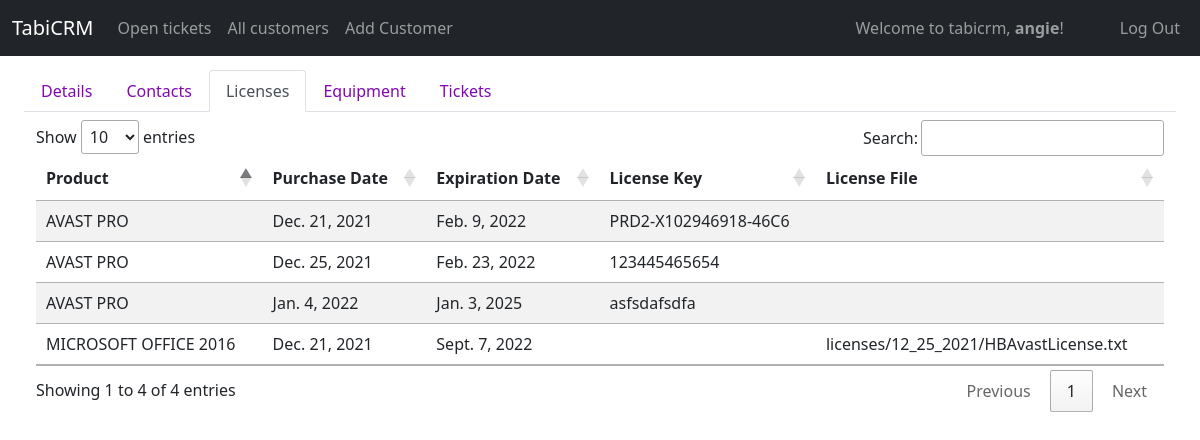
The page /display_licenses/1 (signed in) on the database its author committed.
### tabicrm/models.py (models this page shows, shortened)
class User(AbstractUser):
    id = models.AutoField(primary_key=True)
    role = models.CharField(max_length=64)
    title = models.CharField(max_length=64, null=True, blank=True)
    department = models.CharField(max_length=64, null=True, blank=True)
    extension = models.CharField(max_length=64, null=True, blank=True)
    cellphone = models.CharField(max_length=64, null=True, blank=True)
    street = models.CharField(max_length=64, null=True, blank=True)
    city = models.CharField(max_length=64, null=True, blank=True)
    state = models.CharField(max_length=64, null=True, blank=True)
    zip = models.CharField(max_length=64, null=True, blank=True)
    country = models.CharField(max_length=64, null=True, blank=True)

class License(models.Model):
    AVAST_PRO = 'AVAST PRO'
    AVAST_ENDPOINT = 'AVAST ENDPOINT PROTECTION'
    MALWAREBYTES = 'MALWAREBYTES'
    MICROSOFT_OFFICE_2010 = 'MICROSOFT OFFICE 2010'
    MICROSOFT_OFFICE_2013 = 'MICROSOFT OFFICE 2013'
    MICROSOFT_OFFICE_2016 = 'MICROSOFT OFFICE 2016'
    MICROSOFT_OFFICE_2019 = 'MICROSOFT OFFICE 2019'
    MICROSOFT_OFFICE_365 = 'MICROSOFT OFFICE 365'
    PRODUCT_CHOICES = [
        (AVAST_PRO, 'AVAST PRO'),
        (AVAST_ENDPOINT , 'AVAST ENDPOINT PROTECTION'),
        ( MALWAREBYTES, 'MALWAREBYTES'),
        ( MICROSOFT_OFFICE_2010,'MICROSOFT OFFICE 2010' ),
        ( MICROSOFT_OFFICE_2013,'MICROSOFT OFFICE 2013' ),
        (MICROSOFT_OFFICE_2016 , 'MICROSOFT OFFICE 2016'),
        ( MICROSOFT_OFFICE_2019, 'MICROSOFT OFFICE 2019'),
        ( MICROSOFT_OFFICE_365, 'MICROSOFT OFFICE 365'),
    ]
    id = models.AutoField(primary_key=True)
    product = models.CharField(max_length=255, choices=PRODUCT_CHOICES, default=AVAST_PRO) # microsoft, avast, etc
    purchase_date = models.DateField(default=timezone.now)
    expiration_date = models.DateField(blank=True, null=True, default=default_three_year)
    customer = models.ForeignKey(Customer, on_delete=models.CASCADE, related_name="license_customer")
    license_key = models.CharField(max_length=255,blank=True, null=True)
    license_file = models.FileField(upload_to='licenses/%m_%d_%Y', blank=True, default=None)
    notes = models.TextField(blank=True, null=True)
    end_of_life = models.DateField(blank=True, null=True, default=default_three_year)
    added_by = models.ForeignKey(User, on_delete=SET_NULL, related_name="license_addedby", blank=True, null=True)
    updated_by = models.ForeignKey(User, on_delete=SET_NULL, related_name="license_updatedon", blank=True, null=True)
    created_on = models.DateTimeField(auto_now_add=True)
    updated_on = models.DateTimeField(auto_now=True)

### tabicrm/views/license.py (the view)
# urls.py: path("display_licenses/<int:customerId>", views.display_licenses, name="display_licenses"),
@login_required
def display_licenses(request, customerId):
    if request.method == "GET":
        customer = Customer.objects.get(id = customerId)
        licenses = License.objects.filter(customer = customer)
        return render(request, "tabicrm/full_forms/display_licenses.html", {"customer": customer, "licenses": licenses, "cust_licenses": True})

### tabicrm/templates/tabicrm/full_forms/display_licenses.html
{% extends "tabicrm/layout.html" %}
{% load static %}
{% load humanize %}
{% block body %}
<div class="container-fluid mt-2">
    {% include 'tabicrm/partials/customer_nav.html' %}
    <div class="container-fluid mt-2">
        <table class="table table-striped table-responsive" id="ticketsTable">
            <thead class="thead-dark">
                <tr>
                    <th scope="col">Product</th>
                    <th scope="col">Purchase Date</th>
                    <th scope="col">Expiration Date</th>
                    <th scope="col">License Key</th>
                    <th scope="col">License File</th>
                </tr>
            </thead>
            <tbody>
                {% for license in licenses %}
                <tr class="select-customer" onclick="viewSingleLicenseForm('{{license.id}}')">
                    <td>{% if license.product %}{{license.product}}{% endif %}</td>
                    <td>{% if license.purchase_date %}{{license.purchase_date}}{% endif %}</td>
                    <td>{% if license.expiration_date %}{{license.expiration_date}}{% endif %}</td>
                    <td>{% if license.license_key %}{{license.license_key}}{% endif %}</td>
                    <td>{% if license.license_file %}{{license.license_file}}{% endif %}</td>
                </tr>
                {% endfor%}
            </tbody>
        </table>
    </div>
</div>
{% endblock %}

### tabicrm/templates/tabicrm/layout.html (shortened to what this page needs)
{% load static %}
<!DOCTYPE html>
<html lang="en">
<head>
    <link href="https://cdn.jsdelivr.net/npm/bootstrap@5.1.3/dist/css/bootstrap.min.css" rel="stylesheet"
>
    <link rel="stylesheet"
        href="https://maxst.icons8.com/vue-static/landings/line-awesome/line-awesome/1.3.0/css/line-awesome.min.css">
    <link href="{% static 'tabicrm/styles.css' %}" rel="stylesheet">
    <link rel="stylesheet" href="https://cdn.datatables.net/1.11.3/css/jquery.dataTables.min.css">
</head>
<body>
    <nav class="navbar navbar-expand-xl navbar-dark bg-dark mb-5 fixed-top">
        <div class="container-fluid">
            <a class="navbar-brand" href="{% url 'index' %}">TabiCRM</a>
            <div class="collapse navbar-collapse" id="navbarText">
                <ul class="navbar-nav me-auto mb-2 mb-lg-0">
                    {% if user.is_authenticated %}
                    <li class="nav-item">
                        <a class="nav-link {% if navopen_tickets %}active{% endif %}" href="{% url 'index' %}">Open
                            tickets</a>
                    </li>
                    <li class="nav-item">
                        <a class="nav-link {% if navall_customers %}active{% endif %}"
                            href="{% url 'all_customers' %}">All customers</a>
                    </li>
                    <li class="nav-item">
                        <a class="nav-link {% if navadd_customer %}active{% endif %}"
                            href="{% url 'add_customer' %}">Add Customer</a>
                    </li>
                    {% endif %}
                </ul>
                <span class="navbar-text me-5">
                    {% if user.is_authenticated %}
                    Welcome to tabicrm, <strong>{{ user.username }}</strong>!
                    {% endif %}
                </span>
                <ul class="navbar-nav  mb-2 mb-lg-0">
                    {% if user.is_authenticated %}
                    <li class="nav-item">
                        <a class="nav-link" href="{% url 'logout' %}">Log Out</a>
                    </li>
                    {% else %}
                    <li class="nav-item">
                        <a class="nav-link {% if navlogin %}active{% endif %}" href="{% url 'login' %}">Log In</a>
                    </li>
                    {% endif %}
                </ul>
            </div>
        </div>
    </nav>
    <div class="container-fluid">
        {% block body %}
        {% endblock %}
    </div>
</body>
</html>

### tabicrm/static/tabicrm/styles.css (style rules this page uses)
a { text-decoration: none; }
body { margin-top: 70px; }

### rows shown on the page
User: username "angie"
License: product "MICROSOFT OFFICE 2016", purchase_date "Dec. 21, 2021", expiration_date "Sept. 7, 2022", license_file "licenses/12_25_2021/HBAvastLicense.txt"
License: product "AVAST PRO", purchase_date "Dec. 21, 2021", expiration_date "Feb. 9, 2022", license_key "PRD2-X102946918-46C6"
License: product "AVAST PRO", purchase_date "Dec. 25, 2021", expiration_date "Feb. 23, 2022", license_key "123445465654"
License: product "AVAST PRO", purchase_date "Jan. 4, 2022", expiration_date "Jan. 3, 2025", license_key "asfsdafsdfa"
